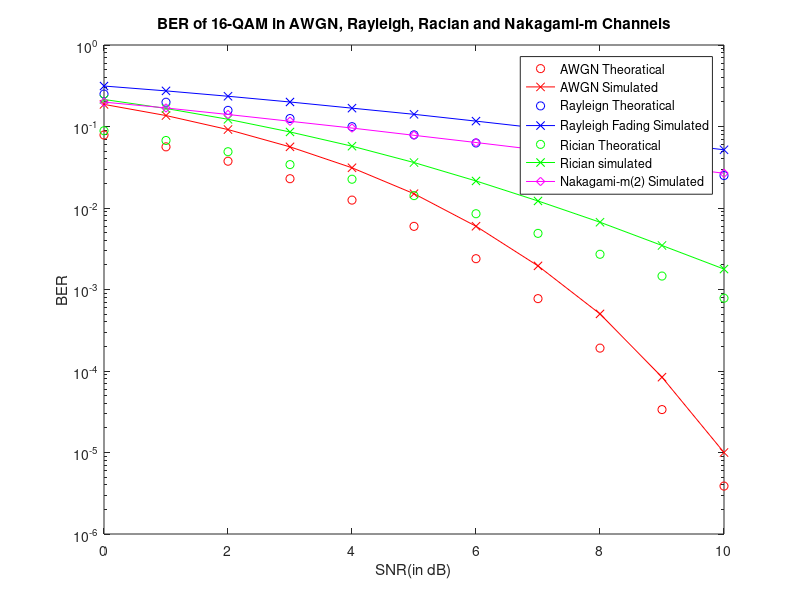

Reproduce this figure in MATLAB.
%Name-Deeshant Sharma
%Email-deeshantsharmaece@gmail.com
%College-IIT Hyderabad
clc
close all;
clear;

N = 100000; % Number of bits
SNRdB = 0:1:10; % Range of SNR values in dB
SNR = 10.^(SNRdB/10); % SNR values in linear scale
data = randi([0 1], N, 1);
iterations = 10;

%Initilizations of BER's for different channels
BER_awgn = zeros(size(SNR));
BER_rayleigh = zeros(size(SNR));
BER_rician = zeros(size(SNR));
BER_nakagami = zeros(size(SNR));
BER_awgnth = zeros(size(SNR));
BER_rayleighth = zeros(size(SNR));
BER_ricianth = zeros(size(SNR));

%Inputs bits are modulated using 16-QAM
qam16 = qammod(data, 16); % 16-QAM modulation

for i = 1:length(SNR)
    for lp = 1:iterations
        
    N0=1./SNR(i);
    sigma(i)=sqrt(N0/2);
    noise=sigma(i)*(randn(N,1)+1i*randn(N,1));% AWGN
    h_rayleigh = sqrt(1/2)*(randn(N, 1) + 1j*randn(N, 1));
    %h = 1/sqrt(2)*(randn(N,1) + 1i*randn(N,1));
    Yk_gaussian = qam16 + noise;
    Yk_Rayleigh = h_rayleigh.*qam16 + noise;
    %% rician
    k1=10; %Rician factor
    mean=sqrt(k1/(k1+1));% mean
    sigma=sqrt(1/(2*(k1+1)));%variance
    Nr2=randn(N,1)*sigma+mean;
    Ni2=randn(N,1)*sigma;
    %To generate the Rician Random Variable
    h_rac=sqrt(Nr2.^2+Ni2.^2); %Rician fading coefficient
    Yk_Rician=qam16.*h_rac+noise; % s means transmitted signal...please take the value as u have taken
    
    %% nakagami -m
    m =2;
    h_naka = sqrt(m)*sqrt(1/2)*(randn(N, 1) + 1i*randn(N, 1));
    %h_naka = transpose(sqrt(m)*sqrt(1/gamrnd(m,1/m,[N,1])));
    YK_nakagami = qam16.*h_naka + noise;
    %% detections
    detected_awgn_qam16 = qamdemod(Yk_gaussian,16);
    detected_rayleigh_qam16 = qamdemod(Yk_Rayleigh./h_rayleigh,16);
    detected_rician_qam16 = qamdemod(Yk_Rician./h_rac,16);
    detected_nakagami_qam16 = qamdemod(YK_nakagami./h_naka,16);
    %% error
    errors_awgn = sum(detected_awgn_qam16 ~= data);
    errors_rayleigh = sum(detected_rayleigh_qam16 ~= data);
    errors_rician = sum(detected_rician_qam16 ~= data);
    errors_nakagami = sum(detected_nakagami_qam16 ~= data);
    BER_awgn(i) = BER_awgn(i) + errors_awgn/N;
    
    BER_rayleigh(i) = BER_rayleigh(i) + errors_rayleigh/N;
   
    %BER_rayleighth = 0.5*(1 - sqrt(SNR./(1 + SNR)));
    BER_rician(i) = BER_rician(i) + errors_rician/N;
    
    BER_nakagami(i) = BER_nakagami(i) + errors_nakagami/N;
    end
    BER_awgn(i) = BER_awgn(i)/iterations;
    BER_rayleigh(i) = BER_rayleigh(i)/iterations;
    BER_rician(i) = BER_rician(i)/iterations;
    BER_nakagami(i) = BER_nakagami(i)/iterations;
    BER_awgnth(i) = BER_awgnth(i) + qfunc(sqrt(2*SNR(i))); % AWGN theoritical
    BER_rayleighth(i) = BER_rayleighth(i) + 1./(4*SNR(i));% Rayleigh Theoretical
    BER_ricianth(i) = BER_ricianth(i) + 0.5*erfc(sqrt((k1*SNR(i))/(k1+SNR(i)))); % rician theoetical
end
figure;
semilogy(SNRdB,BER_awgnth,'or');
hold on;
semilogy(SNRdB, BER_awgn, 'r-x');
semilogy(SNRdB,BER_rayleighth,'ob');
semilogy(SNRdB,BER_rayleigh,'b-x');
semilogy(SNRdB,BER_ricianth,'og');
semilogy(SNRdB,BER_rician,'g-x');
semilogy(SNRdB,BER_nakagami,'m-d');
legend('AWGN Theoratical','AWGN Simulated', 'Rayleign Theoratical','Rayleigh Fading Simulated','Rician Theoratical','Rician simulated','Nakagami-m(2) Simulated');
xlabel("SNR(in dB)");
ylabel("BER");
title("BER of 16-QAM in AWGN, Rayleigh, Racian and Nakagami-m Channels");